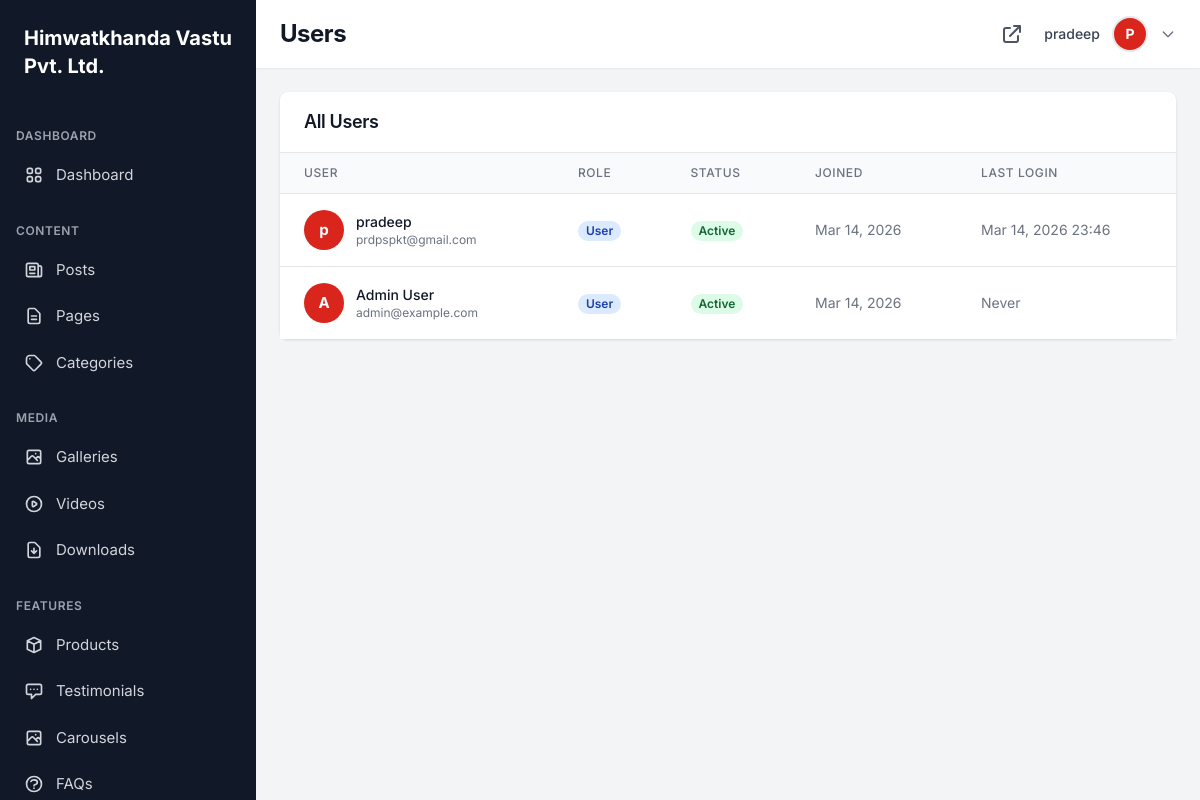
The page /dashboard/settings/users/ (signed in) on the database as committed earlier.
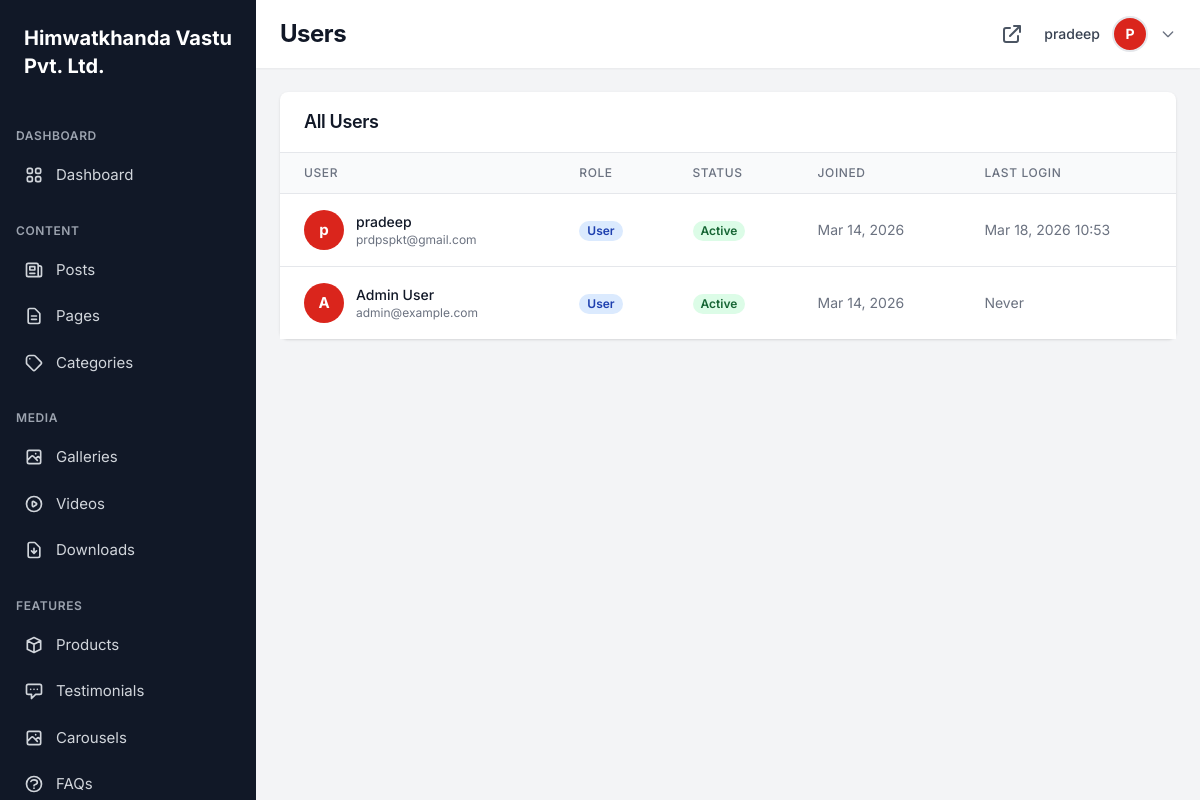
The same page on the database as committed later.
### accounts/models.py (models this page shows, shortened)
class User(AbstractUser):
    ROLE_CHOICES = [
        ('user', 'User'),
        ('admin', 'Admin'),
    ]
    STATUS_CHOICES = [
        ('active', 'Active'),
        ('inactive', 'Inactive'),
        ('banned', 'Banned'),
    ]
    email = models.EmailField(unique=True)
    avatar = models.ImageField(upload_to='avatars/', null=True, blank=True)
    phone = models.CharField(max_length=50, blank=True)
    bio = models.TextField(blank=True)
    role = models.CharField(max_length=20, choices=ROLE_CHOICES, default='user')
    status = models.CharField(max_length=20, choices=STATUS_CHOICES, default='active')
    email_verified = models.BooleanField(default=False)
    email_verified_at = models.DateTimeField(null=True, blank=True)
    last_login_at = models.DateTimeField(null=True, blank=True)
    created_at = models.DateTimeField(auto_now_add=True)
    updated_at = models.DateTimeField(auto_now=True)
    class Meta:
        ordering = ['-created_at']
    @property
    def name(self):
        return f"{self.first_name} {self.last_name}".strip() or self.username
    @property
    def is_admin(self):
        return self.role == 'admin' or self.is_superuser

### dashboard/views.py (the view)
# urls.py: path('settings/users/', views.UserListView.as_view(), name='user_list'),
class UserListView(BaseListView):
    model = User
    template_name = 'dashboard/user_list.html'
    context_object_name = 'users'
    def get_queryset(self):
        return User.objects.order_by('-created_at')

### dashboard/models.py (called while the page is built)
    @classmethod
    def get_instance(cls):
        instance, created = cls.objects.get_or_create(pk=1, defaults={'name': 'CEO Name'})
        return instance

    @classmethod
    def get_instance(cls):
        instance, created = cls.objects.get_or_create(pk=1)
        return instance

### dashboard/views.py (called while the page is built)
    def test_func(self):
        return self.request.user.is_admin

    def get_context_data(self, **kwargs):
        context = super().get_context_data(**kwargs)
        context['search_query'] = self.request.GET.get('search', '')
        return context

### pages/context_processors.py (called while the page is built)
def page_context(request):
    context = {}
    try:
        context['galleries'] = Gallery.objects.filter(
            status='active'
        ).prefetch_related('images').order_by('sort_order')
    except:
        context['galleries'] = []
    try:
        products = Product.objects.filter(status='active').order_by('-featured', 'sort_order')
        category = request.GET.get('category')
        if category:
            products = products.filter(category=category)
        context['products'] = products
    except:
        context['products'] = []
    return context

### templates/dashboard/user_list.html (shortened to what this page needs)
{% extends 'dashboard/base.html' %}
{% block page_title %}Users{% endblock %}
{% block dashboard_content %}
<div class="bg-white rounded-lg shadow">
    <div class="px-6 py-4 border-b border-gray-200">
        <h3 class="text-lg font-semibold text-gray-900">All Users</h3>
    </div>
    <div class="overflow-x-auto">
        <table class="min-w-full divide-y divide-gray-200">
            <thead class="bg-gray-50">
                <tr>
                    <th class="px-6 py-3 text-left text-xs font-medium text-gray-500 uppercase tracking-wider">User</th>
                    <th class="px-6 py-3 text-left text-xs font-medium text-gray-500 uppercase tracking-wider">Role</th>
                    <th class="px-6 py-3 text-left text-xs font-medium text-gray-500 uppercase tracking-wider">Status</th>
                    <th class="px-6 py-3 text-left text-xs font-medium text-gray-500 uppercase tracking-wider">Joined</th>
                    <th class="px-6 py-3 text-left text-xs font-medium text-gray-500 uppercase tracking-wider">Last Login</th>
                </tr>
            </thead>
            <tbody class="bg-white divide-y divide-gray-200">
                {% for user in users %}
                <tr class="hover:bg-gray-50">
                    <td class="px-6 py-4">
                        <div class="flex items-center">
                            {% if user.avatar %}
                            <img class="h-10 w-10 rounded-full object-cover mr-3" src="{{ user.avatar.url }}" alt="">
                            {% else %}
                            <div class="h-10 w-10 rounded-full bg-primary flex items-center justify-center mr-3">
                                <span class="text-white font-bold">{{ user.name|first }}</span>
                            </div>
                            {% endif %}
                            <div>
                                <div class="text-sm font-medium text-gray-900">{{ user.name }}</div>
                                <div class="text-xs text-gray-500">{{ user.email }}</div>
                            </div>
                        </div>
                    </td>
                    <td class="px-6 py-4 whitespace-nowrap">
                        <span class="px-2 inline-flex text-xs leading-5 font-semibold rounded-full
                            {% if user.role == 'admin' %}bg-purple-100 text-purple-800
                            {% else %}bg-blue-100 text-blue-800{% endif %}">
                            {{ user.get_role_display }}
                        </span>
                    </td>
                    <td class="px-6 py-4 whitespace-nowrap">
                        <span class="px-2 inline-flex text-xs leading-5 font-semibold rounded-full
                            {% if user.status == 'active' %}bg-green-100 text-green-800
                            {% elif user.status == 'inactive' %}bg-gray-100 text-gray-800
                            {% else %}bg-red-100 text-red-800{% endif %}">
                            {{ user.get_status_display }}
                        </span>
                    </td>
                    <td class="px-6 py-4 whitespace-nowrap text-sm text-gray-500">
                        {{ user.created_at|date:"M d, Y" }}
                    </td>
                    <td class="px-6 py-4 whitespace-nowrap text-sm text-gray-500">
                        {{ user.last_login_at|date:"M d, Y H:i"|default:"Never" }}
                    </td>
                </tr>
                {% empty %}
                <tr>
                    <td colspan="5" class="px-6 py-4 text-center text-gray-500">No users found.</td>
                </tr>
                {% endfor %}
            </tbody>
        </table>
    </div>
</div>
{% endblock %}

### templates/dashboard/base.html (shortened to what the changed rows need)
<!DOCTYPE html>
<html lang="en">
<head>
    {% load static %}
    <script src="https://cdn.tailwindcss.com"></script>
    <link rel="stylesheet" href="{% static 'css/style.css' %}">
</head>
<body class="font-sans text-gray-800 bg-gray-100">
    <div class="flex h-screen overflow-hidden">
        <div class="flex-1 flex flex-col overflow-hidden">
            <header class="bg-white shadow-sm z-10">
                <div class="px-6 py-4 flex items-center justify-between">
                    <h1 class="text-2xl font-bold text-gray-900">{% block page_title %}Dashboard{% endblock %}</h1>
                    <div class="flex items-center space-x-4">
                        <div class="relative" x-data="{ open: false }" @click.away="open = false">
                            <button @click="open = !open" class="flex items-center space-x-3 focus:outline-none">
                                <span class="text-sm font-medium text-gray-700 hidden sm:block">{{ user.name }}</span>
                                {% if user.avatar %}
                                <img class="h-9 w-9 rounded-full object-cover border-2 border-gray-200" src="{{ user.avatar.url }}" alt="{{ user.name }}">
                                {% else %}
                                <div class="h-9 w-9 rounded-full bg-primary flex items-center justify-center border-2 border-gray-200">
                                    <span class="text-white font-bold text-sm">{{ user.username|first|upper }}</span>
                                </div>
                                {% endif %}
                                <svg class="w-4 h-4 text-gray-500" fill="none" stroke="currentColor" viewBox="0 0 24 24"><path stroke-linecap="round" stroke-linejoin="round" stroke-width="2" d="M19 9l-7 7-7-7"/></svg>
                            </button>
                        </div>
                    </div>
                </div>
            </header>
            <main class="flex-1 overflow-x-hidden overflow-y-auto bg-gray-100 p-6">
                {% block dashboard_content %}{% endblock %}
            </main>
        </div>
    </div>
</body>
</html>

Rows that differ between the two databases and show on the page:
changed User "pradeep": last_login_at "Mar 14, 2026 23:46" → "Mar 18, 2026 10:53"
